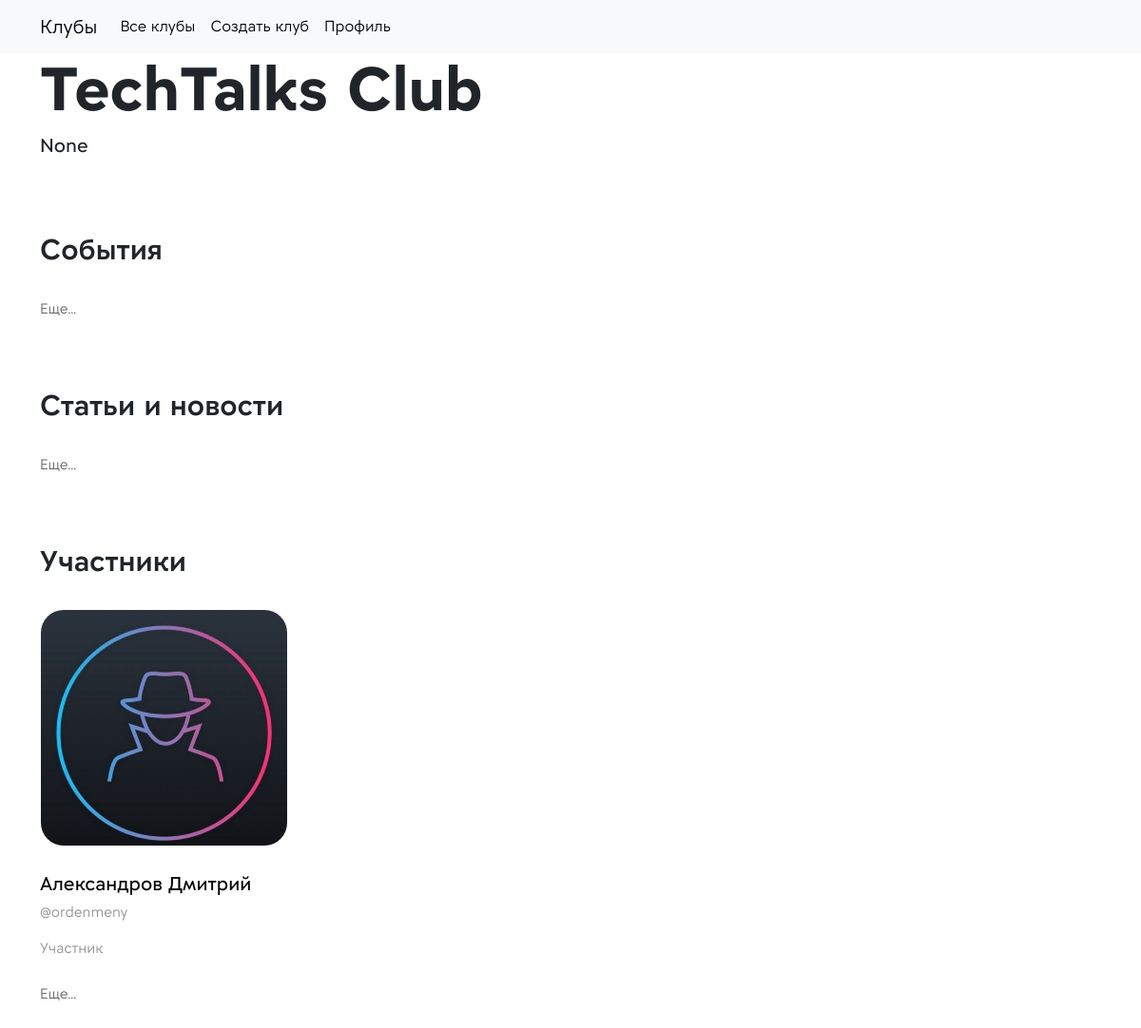
The app's page /techtalks-club/profile-club/ (signed in), older data.
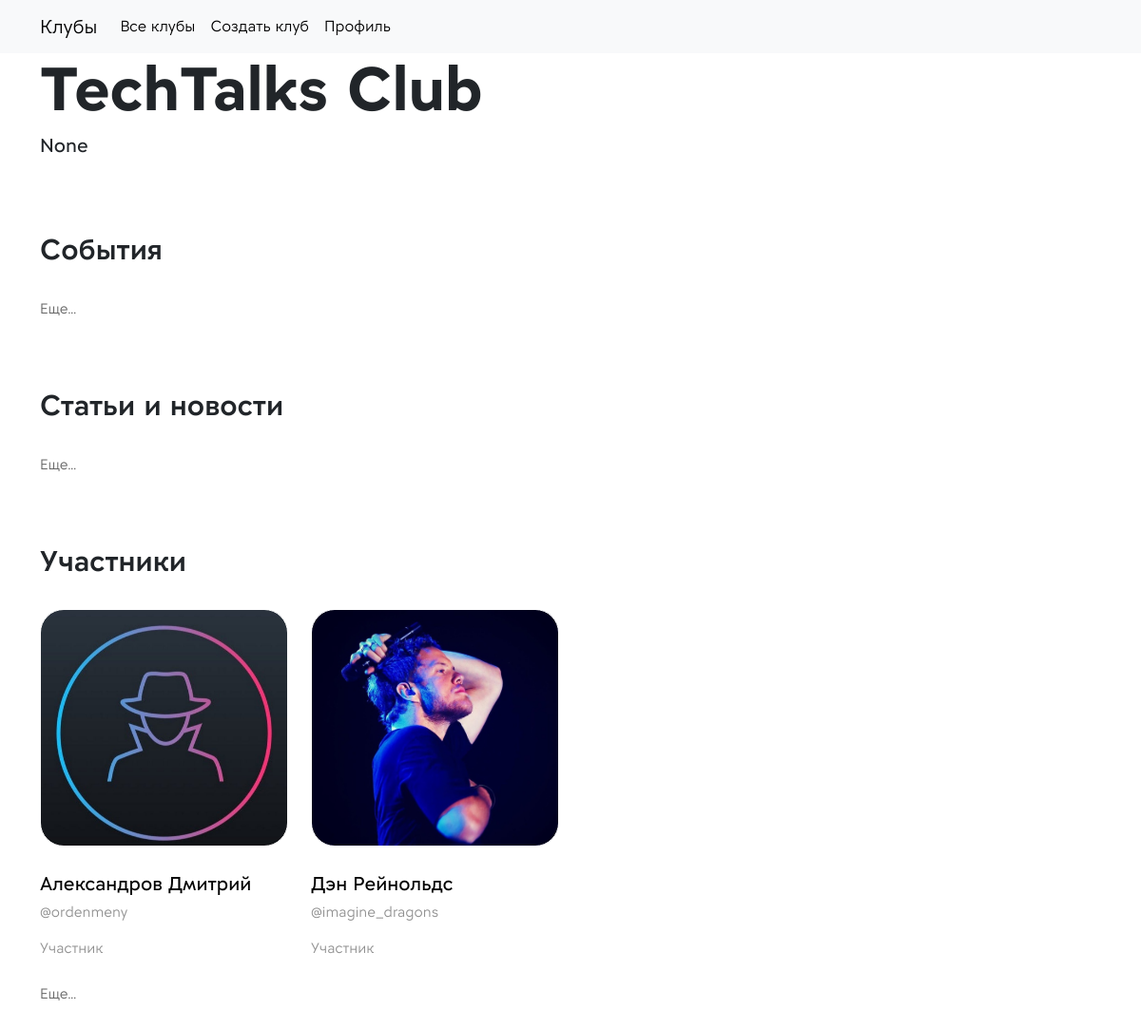
The same page, newer data.
### app_clubs/models.py (models this page shows)
class BaseModel(models.Model):
    format_choices = [
        ("Онлайн", "Онлайн"),
        ("Офлайн", "Офлайн"),
    ]
    title = models.CharField(max_length=128, verbose_name='Заголовок')
    slug = models.SlugField(max_length=128, db_index=True, null=False, blank=True, unique=True)
    club = models.ForeignKey("Club", on_delete=models.SET_NULL, null=True, blank=True)
    def __str__(self):
        return self.title
    class Meta:
        abstract = True

class Club(BaseModel):
    club = None
    admins = models.ManyToManyField(get_user_model(), related_name='clubsadmins')
    not_approved = models.ManyToManyField(get_user_model(), related_name='notapproved', null=True, blank=True)
    description = models.TextField(blank=True, null=True, verbose_name='Информация о клубе')
    moderate = models.BooleanField(default=False, verbose_name='Модерировать')
    image = models.FileField(upload_to='uploads/%Y/%m/%d/', default=None, null=True, blank=True,
                             verbose_name='Изображение')
    tg = models.CharField(max_length=256, null=True, blank=True, verbose_name='Телеграм')
    cat = models.CharField(max_length=64, choices=cats, verbose_name='Направления', null=True)
    class Meta:
        verbose_name_plural = 'Клубы'

### users/models.py (models this page shows)
class User(AbstractUser):
    fio = models.CharField(max_length=64, verbose_name='ФИО', null=True)
    clubs = models.ManyToManyField("app_clubs.Club", related_name='members_clubs')
    image = models.FileField(upload_to='uploads/users/%Y/%m/%d/', default=None, null=True, blank=True, verbose_name='Изображение')
    tg = models.CharField(max_length=128, verbose_name="Имя пользователя в телеграм", null=True)
    desc = models.TextField(null=True, verbose_name='Описание о себе', blank=True)

### app_clubs/views.py (the view)
# urls.py: path('<slug:club_slug>/profile-club/', views.ProfileClub.as_view(), name='profile_club'),
class ProfileClub(RequiredClubMember, TemplateView):
    template_name = 'app_clubs/profile_club.html'
    def get_context_data(self, **kwargs):
        context = super().get_context_data(**kwargs)
        context['current_club'] = self.request.current_club
        context['events'] = EventModel.objects.filter(club=self.request.current_club)
        context['posts'] = ModelPost.objects.filter(club=self.request.current_club)
        context['members'] = get_user_model().objects.filter(clubs=self.request.current_club)
        return context

### app_clubs/context_processors.py (called while the page is built)
def context_navbar(request, navbar=navbar):
    if request.user.is_authenticated:
        navbar = navbar[0:-2]
        navbar.append({'selected': 'profile_user', 'name': 'Профиль', 'url': reverse_lazy('app_clubs:profile_user')})
    else:
        navbar = navbar[-2:]
    return {'logo': 'Клубы', 'main_page_url': reverse_lazy('app_clubs:home_page'), 'menu_navbar': navbar}

### app_clubs/templatetags/club_filters.py (called while the page is built)
@register.filter
def list_content(lst, param):
    if param == "None":
        return lst
    by, size = map(int, param.split(':'))
    if len(lst) < by:
        return lst
    return lst[0:len(lst) // by * by][:size]

### app_clubs/utils.py (called while the page is built)
    def dispatch(self, request, *args, **kwargs):
        current_user = request.user
        current_club = Club.objects.get(slug=self.kwargs['club_slug'])
        if not (current_club in current_user.clubs.all()):
            return redirect(reverse_lazy('app_clubs:home_page'))
        request.current_club = current_club
        if self.for_admin:
            if request.user not in current_club.admins.all():
                return redirect(reverse_lazy('app_clubs:home_page'))
        return super().dispatch(request, *args, **kwargs)

### app_clubs/templates/app_clubs/profile_club.html (shortened to what this page needs)
{% extends 'app_clubs/base/base.html' %}
{% load club_tags %}
{% load static %}
{% load club_filters %}
{% block content %}
    <div class="container">
        <h1 class="" style="font-size: 64px; font-weight: bold">{{ current_club }}</h1>
        <h5>{{ current_club.tg }}</h5>
    </div>
    <br><br><br>
    {% include 'app_clubs/base/base_show_events.html' with param='3:3' %}
    <br><br><br>
    {% include 'app_clubs/base/base_show_posts.html' with param='3:6' %}
    <br><br><br>
    {% include 'app_clubs/base/base_show_members.html' with param="4:4" %}
    <br><br><br>
{% endblock %}

### app_clubs/templates/app_clubs/base/base.html (shortened to what this page needs)
{% load static %}
<!DOCTYPE html>
<html lang="en">
{% include 'app_clubs/base/header_links.html' %}
<body>
<head>
{% include 'app_clubs/base/navbar.html' %}
</head>
{% block content %}
{% endblock %}
</body>
</html>

### app_clubs/templates/app_clubs/base/header_links.html (shortened to what this page needs)
{% load static %}
    <link type="text/css" href="{% static 'app_clubs/styles/main.css' %}" rel="stylesheet"/>
    <link rel="stylesheet" href="https://cdn.jsdelivr.net/npm/bootstrap-icons@1.11.3/font/bootstrap-icons.min.css">
    <link href="https://cdn.jsdelivr.net/npm/bootstrap@5.3.2/dist/css/bootstrap.min.css" rel="stylesheet"
>

### app_clubs/templates/app_clubs/base/navbar.html (shortened to what this page needs)
<nav class="navbar navbar-expand-lg bg-light navbar-light sticky-top">
    <div class="container">
        <a class="navbar-brand" href="{{ main_page_url }}">{{ logo }}</a>
        <div class="collapse navbar-collapse" id="navbarSupportedContent">
            <ul class="navbar-nav me-auto mb-2 mb-lg-0">
                {% for item in menu_navbar %}
                    {% if item.selected == item_selected %}
                        <li class="nav-item">
                            <a class="nav-link active" aria-current="page" href="{{ item.url }}" style="color: #989898 !important;">{{ item.name }}</a>
                        </li>
                    {% else %}
                        <li class="nav-item">
                            <a class="nav-link active" aria-current="page" href="{{ item.url }}">{{ item.name }}</a>
                        </li>
                    {% endif %}
                {% endfor %}
            </ul>
        </div>
    </div>
</nav>

### app_clubs/templates/app_clubs/base/base_show_events.html (shortened to what this page needs)
{% load static %}
{% load club_filters %}
<div class="container">
    <h2 class="title-weight-section">События</h2><br>
    <br>
    <a href="{% url 'app_clubs:show_content' club_slug=current_club.slug content='events' %}"
       class="more">Еще...</a>
</div>

### app_clubs/templates/app_clubs/base/base_show_posts.html (shortened to what this page needs)
{% load static %}
{% load club_filters %}
<div class="container">
    <h2 class="title-weight-section">Статьи и новости</h2><br>
    <br>
    <a href="{% url 'app_clubs:show_content' club_slug=current_club.slug content='posts' %}" class="more">Еще...</a>
</div>

### app_clubs/templates/app_clubs/base/base_show_members.html (shortened to what this page needs)
{% load static %}
{% load club_filters %}
<div class="container">
    <h1 class="title-weight-section">Участники</h1><br>
    <div class="row gy-5">
        {% for member in members|list_content:param %}
            <div class="col-12 col-md-6 col-lg-3">
                {% if member.image %}
                    <div class="mb-4 img-post-list"
                         style="background-image: url({{ member.image.url }}); border-radius: 25px; height: 250px">
                {% endif %}
                </div>
                <div class="mb-4">
                    <p class="mb-1"><a href="#" class="text-decoration-none"
                                       style="color: black; font-weight: 500; font-size: 20px">{{ member.fio }}</a>
                    </p>
                    <p style="color: rgba(0,0,0,0.44); font-size: 15px">{{ member.tg }}</p>
                    {% if member in current_club.admins.all %}
                        <span class="fs-6">
                        <p style="color: rgba(0,0,0,0.44); font-size: 15px">Админ</p>
                    </span>
                    {% else %}
                        <span>
                        <p style="color: rgba(0,0,0,0.44); font-size: 15px">Участник</p>
                        </span>
                    {% endif %}
                </div>
            </div>
        {% endfor %}
    </div>
    <a href="{% url 'app_clubs:show_content' club_slug=current_club.slug content='members' %}" class="more">Еще...</a>
</div>

### app_clubs/static/app_clubs/styles/main.css (style rules this page uses)
.title-weight-section { font-weight: 600; font-size: 30px; }
.more { color: rgba(0, 0, 0, 0.6); font-size: 15px; text-decoration: none; }

### app_clubs/templates/app_clubs/profile_club.html (style rules this page uses)
.img-post-list { height: 300px; background-size: cover; border: 1px solid white; border-radius: 4px; }

Row changes from the older to the newer data that the page shows:
now on this page (row edited): User: image (picture), fio "Дэн Рейнольдс", tg "@imagine_dragons", shows "Участник"
